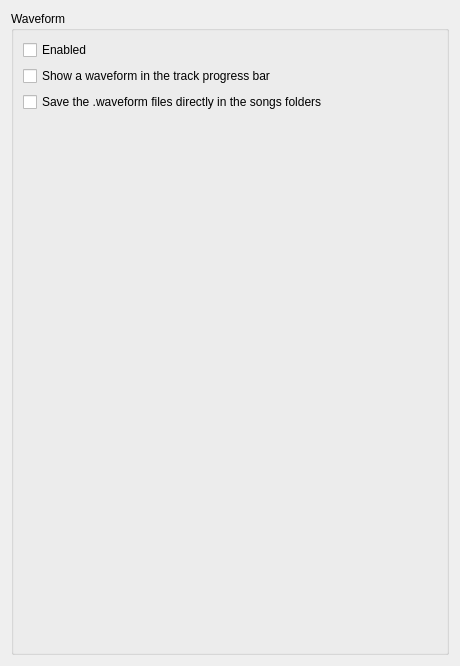
<?xml version="1.0" encoding="UTF-8"?>
<ui version="4.0">
 <class>WaveformSettingsPage</class>
 <widget class="QWidget" name="WaveformSettingsPage">
  <property name="geometry">
   <rect>
    <x>0</x>
    <y>0</y>
    <width>460</width>
    <height>666</height>
   </rect>
  </property>
  <property name="windowTitle">
   <string>Waveform</string>
  </property>
  <layout class="QVBoxLayout" name="layout_waveformsettingspage">
   <item>
    <widget class="QGroupBox" name="waveform_group">
     <property name="title">
      <string>Waveform</string>
     </property>
     <layout class="QFormLayout" name="layout_waveform">
      <item row="0" column="0" colspan="2">
       <widget class="QCheckBox" name="waveform_enabled">
        <property name="text">
         <string>Enabled</string>
        </property>
       </widget>
      </item>
      <item row="1" column="0" colspan="2">
       <widget class="QCheckBox" name="waveform_show">
        <property name="text">
         <string>Show a waveform in the track progress bar</string>
        </property>
       </widget>
      </item>
      <item row="2" column="0" colspan="2">
       <widget class="QCheckBox" name="waveform_save">
        <property name="text">
         <string>Save the .waveform files directly in the songs folders</string>
        </property>
       </widget>
      </item>
      <item row="3" column="0">
       <spacer name="spacer_bottom">
        <property name="orientation">
         <enum>Qt::Orientation::Vertical</enum>
        </property>
        <property name="sizeHint" stdset="0">
         <size>
          <width>20</width>
          <height>40</height>
         </size>
        </property>
       </spacer>
      </item>
     </layout>
    </widget>
   </item>
  </layout>
 </widget>
 <tabstops>
  <tabstop>waveform_enabled</tabstop>
  <tabstop>waveform_show</tabstop>
  <tabstop>waveform_save</tabstop>
 </tabstops>
 <resources/>
 <connections/>
</ui>
